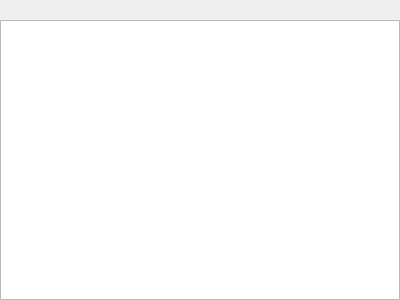
<ui version="4.0" >
 <class>ListForm</class>
 <widget class="QWidget" name="ListForm" >
  <property name="geometry" >
   <rect>
    <x>0</x>
    <y>0</y>
    <width>400</width>
    <height>300</height>
   </rect>
  </property>
  <layout class="QVBoxLayout" name="verticalLayout" >
   <property name="margin" >
    <number>0</number>
   </property>
   <item>
    <layout class="QHBoxLayout" name="horizontalLayout" >
     <item>
      <widget class="QLabel" name="icon" >
       <property name="text" >
        <string/>
       </property>
      </widget>
     </item>
     <item>
      <widget class="QLabel" name="label" >
       <property name="sizePolicy" >
        <sizepolicy vsizetype="Preferred" hsizetype="Expanding" >
         <horstretch>0</horstretch>
         <verstretch>0</verstretch>
        </sizepolicy>
       </property>
       <property name="text" >
        <string/>
       </property>
       <property name="buddy" >
        <cstring>treeView</cstring>
       </property>
      </widget>
     </item>
    </layout>
   </item>
   <item>
    <widget class="QTreeView" name="treeView" >
     <property name="rootIsDecorated" >
      <bool>false</bool>
     </property>
     <property name="headerHidden" >
      <bool>true</bool>
     </property>
    </widget>
   </item>
  </layout>
 </widget>
 <resources/>
 <connections/>
</ui>
